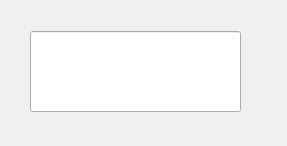
<?xml version="1.0" encoding="UTF-8"?>
<ui version="4.0">
 <class>Dialog</class>
 <widget class="QDialog" name="Dialog">
  <property name="geometry">
   <rect>
    <x>0</x>
    <y>0</y>
    <width>287</width>
    <height>146</height>
   </rect>
  </property>
  <property name="windowTitle">
   <string>Dialog</string>
  </property>
  <widget class="QLineEdit" name="lineEdit">
   <property name="geometry">
    <rect>
     <x>30</x>
     <y>31</y>
     <width>211</width>
     <height>81</height>
    </rect>
   </property>
  </widget>
 </widget>
 <resources/>
 <connections/>
</ui>
